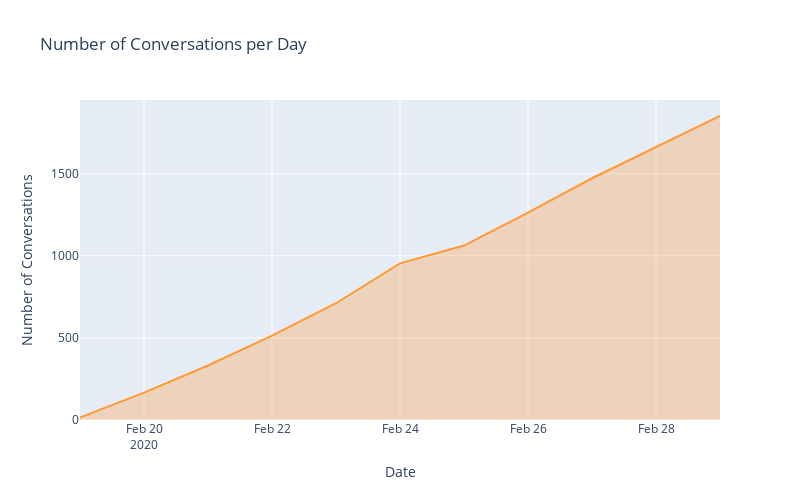

Source (notebook cell):
### Markdown cell above
#### How many conversations are coming through intercom per day?

### Code cell
layout = cf.Layout(
    height = 500,
    width = 800,
    yaxis = dict(
    title = 'Number of Conversations'),
    xaxis = dict(
    title = 'Date'),
    title = 'Number of Conversations per Day'
)

fig = df_conversation.groupby('created_date').agg({'contact_id':'count'}).\
    iplot(kind='line',
          fill=True,
          width=2,
          asFigure=True,
          layout = layout)

    

fig.show()

### Figure 1 — Plotly figure (JSON) as saved in the notebook; plotly's stock layout.template omitted (floating-point values rounded to 4 significant figures)
{"data": [{"fill": "tozeroy", "fillcolor": "rgba(255, 153, 51, 0.3)", "line": {"color": "rgba(255, 153, 51, 1.0)", "dash": "solid", "shape": "linear", "width": 2}, "mode": "lines", "name": "contact_id", "text": "", "type": "scatter", "x": ["2020-02-19", "2020-02-20", "2020-02-21", "2020-02-22", "2020-02-23", "2020-02-24", "2020-02-25", "2020-02-26", "2020-02-27", "2020-02-28", "2020-02-29"], "y": [15, 167, 332, 514, 711, 954, 1062, 1263, 1472, 1659, 1851]}], "layout": {"height": 500, "title": {"text": "Number of Conversations per Day"}, "width": 800, "xaxis": {"title": {"text": "Date"}}, "yaxis": {"title": {"text": "Number of Conversations"}}}}
